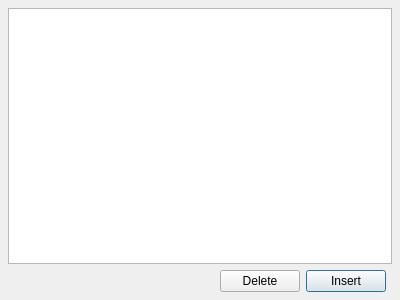
<?xml version="1.0" encoding="UTF-8"?>
<ui version="4.0">
 <class>TagDialog</class>
 <widget class="QDialog" name="TagDialog">
  <property name="geometry">
   <rect>
    <x>0</x>
    <y>0</y>
    <width>400</width>
    <height>300</height>
   </rect>
  </property>
  <property name="minimumSize">
   <size>
    <width>400</width>
    <height>300</height>
   </size>
  </property>
  <property name="windowTitle">
   <string>Tags</string>
  </property>
  <layout class="QGridLayout" name="gridLayout">
   <property name="leftMargin">
    <number>8</number>
   </property>
   <property name="topMargin">
    <number>8</number>
   </property>
   <property name="rightMargin">
    <number>8</number>
   </property>
   <property name="bottomMargin">
    <number>8</number>
   </property>
   <item row="0" column="0" colspan="4">
    <widget class="QTableView" name="tableView"/>
   </item>
   <item row="1" column="2">
    <widget class="QPushButton" name="pBtnInsert">
     <property name="text">
      <string>Insert</string>
     </property>
     <property name="default">
      <bool>true</bool>
     </property>
    </widget>
   </item>
   <item row="1" column="0">
    <spacer name="horizontalSpacer">
     <property name="orientation">
      <enum>Qt::Orientation::Horizontal</enum>
     </property>
     <property name="sizeHint" stdset="0">
      <size>
       <width>220</width>
       <height>5</height>
      </size>
     </property>
    </spacer>
   </item>
   <item row="1" column="1">
    <widget class="QPushButton" name="pBtnDelete">
     <property name="text">
      <string>Delete</string>
     </property>
    </widget>
   </item>
  </layout>
 </widget>
 <tabstops>
  <tabstop>pBtnInsert</tabstop>
  <tabstop>pBtnDelete</tabstop>
  <tabstop>tableView</tabstop>
 </tabstops>
 <resources/>
 <connections/>
</ui>
